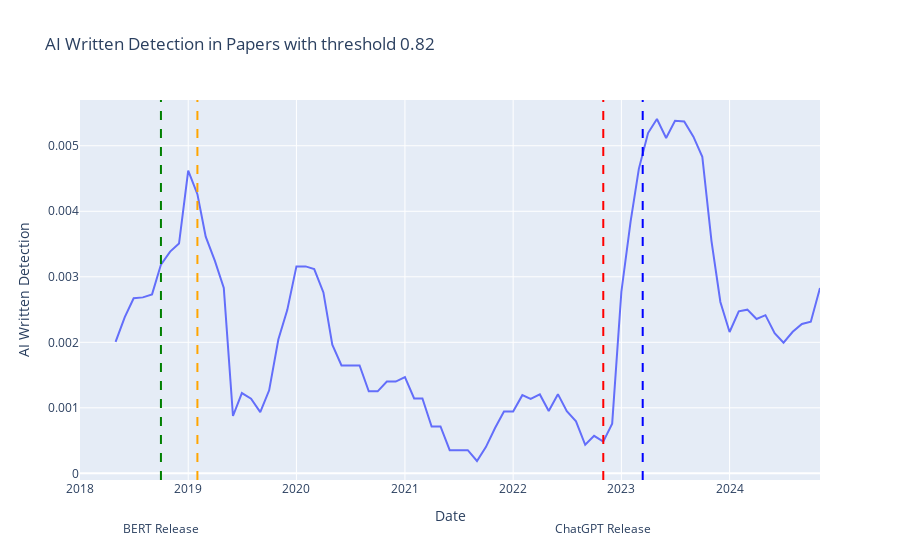

Write notebook code for a chart like this one.
### Code cell
papers_threshold = 0.82
papers_ai_detection_df = pd.read_csv("papers/cl_cv_papers_ai_written.csv")

papers_ai_detection_df["ai_written"] = (
    papers_ai_detection_df["ai_written"] < papers_threshold
)

papers_ai_detection_df = papers_ai_detection_df[papers_ai_detection_df["year"] >= 2018]
papers_ai_detection_df = (
    papers_ai_detection_df.groupby(["year", "month"])["ai_written"].mean().reset_index()
)

papers_ai_detection_df["date"] = pd.to_datetime(
    papers_ai_detection_df["year"].astype(str)
    + "-"
    + papers_ai_detection_df["month"].astype(str)
)

papers_ai_detection_df["ai_written"] = (
    papers_ai_detection_df["ai_written"].rolling(window=5).mean()
)

fig_px = (
    px.line(
        papers_ai_detection_df,
        x="date",
        y="ai_written",
        title=f"AI Written Detection in Papers with threshold {papers_threshold:.2f}",
        labels={"date": "Date", "ai_written": "AI Written Detection"},
    )
    .add_vline(
        x="2018-10-01",
        line_dash="dash",
        line_color="green",
    )
    .add_vline(
        x="2019-02-01",
        line_dash="dash",
        line_color="orange",
    )
    .add_vline(
        x="2022-11-01",
        line_dash="dash",
        line_color="red",
    )
    .add_vline(
        x="2023-03-14",
        line_dash="dash",
        line_color="blue",
    )
    .add_annotation(
        x="2018-10-01",
        y=-0.1,
        text="BERT Release",
        showarrow=False,
        xanchor="center",
        yanchor="top",
        yref="paper",
    )
    .add_annotation(
        x="2019-02-01",
        y=-0.2,
        text="GPT-2 Release",
        showarrow=False,
        xanchor="center",
        yanchor="top",
        yref="paper",
    )
    .add_annotation(
        x="2022-11-01",
        y=-0.1,
        text="ChatGPT Release",
        showarrow=False,
        xanchor="center",
        yanchor="top",
        yref="paper",
    )
    .add_annotation(
        x="2023-03-14",
        y=-0.2,
        text="GPT-4 Release",
        showarrow=False,
        xanchor="center",
        yanchor="top",
        yref="paper",
    )
)
fig_px.show()

### Figure 1 — Plotly figure (JSON) as saved in the notebook; plotly's stock layout.template omitted (floating-point values rounded to 4 significant figures)
{"data": [{"hovertemplate": "Date=%{x}<br>AI Written Detection=%{y}<extra></extra>", "legendgroup": "", "line": {"color": "#636efa", "dash": "solid"}, "marker": {"symbol": "circle"}, "mode": "lines", "name": "", "orientation": "v", "showlegend": false, "type": "scatter", "x": ["2018-01-01T00:00:00", "2018-02-01T00:00:00", "2018-03-01T00:00:00", "2018-04-01T00:00:00", "2018-05-01T00:00:00", "2018-06-01T00:00:00", "2018-07-01T00:00:00", "2018-08-01T00:00:00", "2018-09-01T00:00:00", "2018-10-01T00:00:00", "2018-11-01T00:00:00", "2018-12-01T00:00:00", "2019-01-01T00:00:00", "2019-02-01T00:00:00", "2019-03-01T00:00:00", "2019-04-01T00:00:00", "2019-05-01T00:00:00", "2019-06-01T00:00:00", "2019-07-01T00:00:00", "2019-08-01T00:00:00", "2019-09-01T00:00:00", "2019-10-01T00:00:00", "2019-11-01T00:00:00", "2019-12-01T00:00:00", "2020-01-01T00:00:00", "2020-02-01T00:00:00", "2020-03-01T00:00:00", "2020-04-01T00:00:00", "2020-05-01T00:00:00", "2020-06-01T00:00:00", "2020-07-01T00:00:00", "2020-08-01T00:00:00", "2020-09-01T00:00:00", "2020-10-01T00:00:00", "2020-11-01T00:00:00", "2020-12-01T00:00:00", "2021-01-01T00:00:00", "2021-02-01T00:00:00", "2021-03-01T00:00:00", "2021-04-01T00:00:00", "2021-05-01T00:00:00", "2021-06-01T00:00:00", "2021-07-01T00:00:00", "2021-08-01T00:00:00", "2021-09-01T00:00:00", "2021-10-01T00:00:00", "2021-11-01T00:00:00", "2021-12-01T00:00:00", "2022-01-01T00:00:00", "2022-02-01T00:00:00", "2022-03-01T00:00:00", "2022-04-01T00:00:00", "2022-05-01T00:00:00", "2022-06-01T00:00:00", "2022-07-01T00:00:00", "2022-08-01T00:00:00", "2022-09-01T00:00:00", "2022-10-01T00:00:00", "2022-11-01T00:00:00", "2022-12-01T00:00:00", "2023-01-01T00:00:00", "2023-02-01T00:00:00", "2023-03-01T00:00:00", "2023-04-01T00:00:00", "2023-05-01T00:00:00", "2023-06-01T00:00:00", "2023-07-01T00:00:00", "2023-08-01T00:00:00", "2023-09-01T00:00:00", "2023-10-01T00:00:00", "2023-11-01T00:00:00", "2023-12-01T00:00:00", "2024-01-01T00:00:00", "2024-02-01T00:00:00", "2024-03-01T00:00:00", "2024-04-01T00:00:00", "2024-05-01T00:00:00", "2024-06-01T00:00:00", "2024-07-01T00:00:00", "2024-08-01T00:00:00", "2024-09-01T00:00:00", "2024-10-01T00:00:00", "2024-11-01T00:00:00"], "xaxis": "x", "y": [null, null, null, null, 0.002007, 0.002383, 0.002672, 0.002686, 0.002731, 0.003187, 0.003385, 0.003508, 0.004619, 0.004261, 0.003612, 0.003243, 0.002831, 0.0008749, 0.001225, 0.001139, 0.0009339, 0.001267, 0.002044, 0.002492, 0.003159, 0.003159, 0.003118, 0.002761, 0.001963, 0.001647, 0.001647, 0.001647, 0.001252, 0.001252, 0.0014, 0.0014, 0.001469, 0.001144, 0.001144, 0.0007147, 0.0007147, 0.000353, 0.000353, 0.000353, 0.0001881, 0.0004, 0.0006916, 0.000945, 0.000945, 0.001194, 0.001137, 0.001204, 0.0009507, 0.001208, 0.0009492, 0.0007943, 0.0004352, 0.0005728, 0.0004832, 0.0007582, 0.002768, 0.003839, 0.004648, 0.005194, 0.005409, 0.005118, 0.005382, 0.005372, 0.005138, 0.004833, 0.003546, 0.002616, 0.002157, 0.002474, 0.002498, 0.002357, 0.002414, 0.002138, 0.001995, 0.00216, 0.002279, 0.002313, 0.00283], "yaxis": "y"}], "layout": {"annotations": [{"showarrow": false, "text": "BERT Release", "x": "2018-10-01", "xanchor": "center", "y": -0.1, "yanchor": "top", "yref": "paper"}, {"showarrow": false, "text": "GPT-2 Release", "x": "2019-02-01", "xanchor": "center", "y": -0.2, "yanchor": "top", "yref": "paper"}, {"showarrow": false, "text": "ChatGPT Release", "x": "2022-11-01", "xanchor": "center", "y": -0.1, "yanchor": "top", "yref": "paper"}, {"showarrow": false, "text": "GPT-4 Release", "x": "2023-03-14", "xanchor": "center", "y": -0.2, "yanchor": "top", "yref": "paper"}], "legend": {"tracegroupgap": 0}, "shapes": [{"line": {"color": "green", "dash": "dash"}, "type": "line", "x0": "2018-10-01", "x1": "2018-10-01", "xref": "x", "y0": 0, "y1": 1, "yref": "y domain"}, {"line": {"color": "orange", "dash": "dash"}, "type": "line", "x0": "2019-02-01", "x1": "2019-02-01", "xref": "x", "y0": 0, "y1": 1, "yref": "y domain"}, {"line": {"color": "red", "dash": "dash"}, "type": "line", "x0": "2022-11-01", "x1": "2022-11-01", "xref": "x", "y0": 0, "y1": 1, "yref": "y domain"}, {"line": {"color": "blue", "dash": "dash"}, "type": "line", "x0": "2023-03-14", "x1": "2023-03-14", "xref": "x", "y0": 0, "y1": 1, "yref": "y domain"}], "title": {"text": "AI Written Detection in Papers with threshold 0.82"}, "xaxis": {"anchor": "y", "domain": [0, 1], "title": {"text": "Date"}}, "yaxis": {"anchor": "x", "domain": [0, 1], "title": {"text": "AI Written Detection"}}}}
